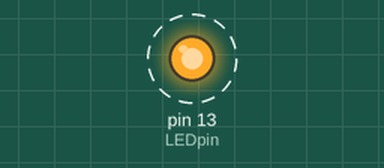
This sketch was run on a simulated Arduino Uno, built with avr-gcc and run on an emulated ATmega328P. Shown: output pins drawn as LEDs (lit = HIGH). Dashed ring = blinking.

Above: at 0.2 s.
Timing chart, 0 to 3.0 s (numbered marks = the images above):
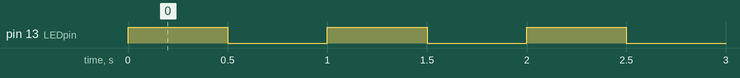

The sketch:

blink_01.ino
```cpp
/*______________
  Basic Digital LED Control

  Blink 1 LED
  On/Off time is set by delay values
  Connect LED to pin 13
  ______________*/

int LEDpin = 13;  //create a variable called LEDpin01 and assign its value to 13

//NOTE: change below values to adjust ON/OFF time

int onTime = 500;   //amount of time LED will stay on (in milliseconds)
int offTime = 500;  //amount of time LED will stay off (in milliseconds)

void setup()    //setup function runs once at start-up
{
  pinMode(LEDpin, OUTPUT);  // initialize digital pin LEDpin01 as an output.
}

void loop()   //the loop function runs over and over again forever
{
  digitalWrite(LEDpin, HIGH);  // turn LED on by setting pin HIGH
  delay(onTime);               // wait... (set by value of onTime)
  digitalWrite(LEDpin, LOW);   // turn LED off by setting pin LOW
  delay(offTime);              // wait... (set by value of offTime)
}
```

Measured:
- by itself, pin 13 (LEDpin): alternates HIGH for 0.50 s and LOW for 0.50 s
